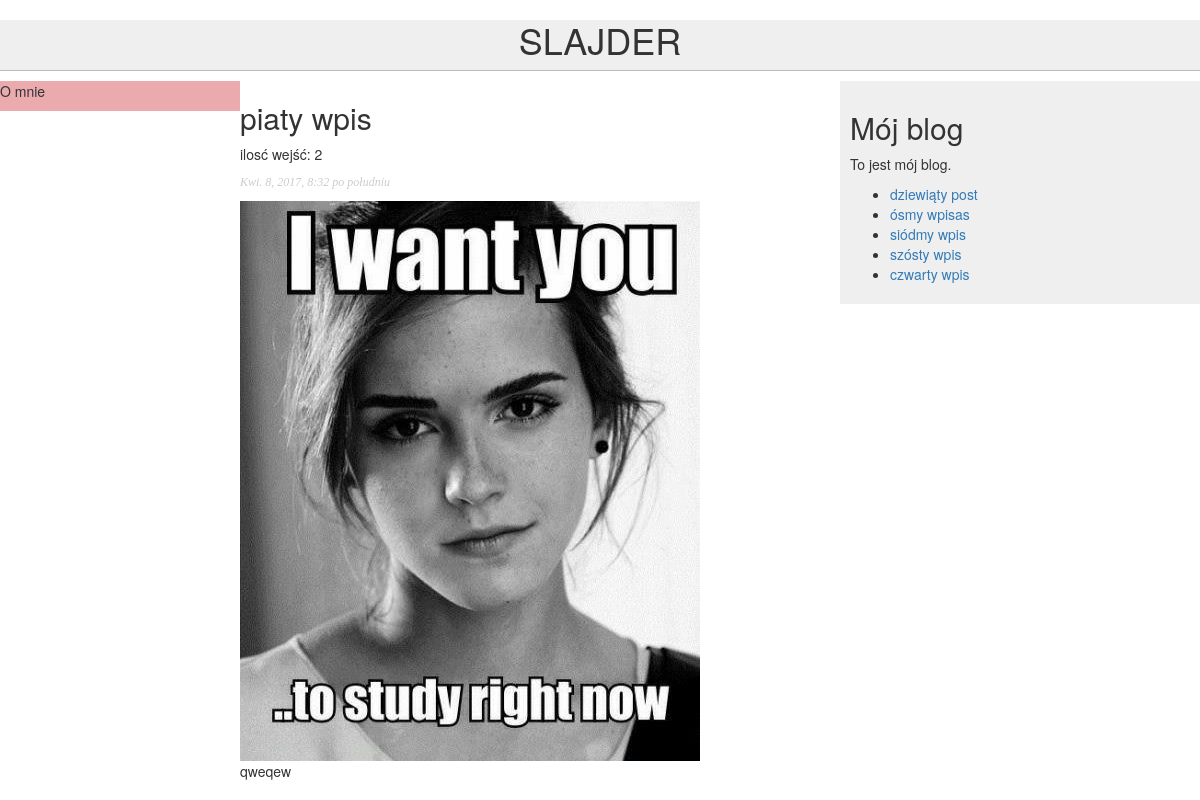
The page /piaty-wpis/ on the database its author committed.
### blog/models.py (models this page shows, shortened)
class Post(models.Model):
    title=models.CharField(max_length=250)
    slug=models.SlugField(max_length=250,unique_for_date='publish')
    text=models.TextField()
    image=models.ImageField(upload_to='posts/%Y/%m/%d', blank=True)
    publish=models.DateTimeField(default=timezone.now)
    created=models.DateTimeField(auto_now=True)
    updated=models.DateTimeField(auto_now=True)
    visitors_counter=models.PositiveIntegerField(default=0,editable=False)
    class Meta:
        ordering=('-publish',)
    def get_absolute_url(self):
        return reverse('blog:post_detail',args=[self.slug])

### blog/views.py (the view)
# urls.py: url(r'^(?P<post>[-\w]+)/$',views.post_detail,name='post_detail')
def post_detail(request,post):
    visited=Visited(request)
    post_list=Post.objects.all().order_by('-publish')[:5]
    post=get_object_or_404(Post, slug=post )
    visited.add(post)
    return render(request,'blog/post_detail.html', {'post_list':post_list,'post':post})

### blog/visited.py (called while the page is built)
    def add(self,post):
        post_title=str(post.title)
        if post_title not in self.visited['slugs']:
            post.visitors_counter += 1
            post.save()
            self.visited['slugs'].append(str(post_title))
            self.session[settings.SESSION_ID]=self.visited

### blog/templates/blog/post_detail.html
{% extends "base.html"%}
{% load static%}
{% block content %}
    <h2>{{post.title}}</h2>
    <p>ilosć wejść: {{post.visitors_counter}}</p>
    <p class="date">{{post.publish}}</p>
    <img src="{{post.image.url}}" class="img-responsive">
    {{post.text|linebreaks}}
{%endblock%}
{%block side%}
    <ul>
        {%for post in post_list%}
        <li>
         <a href="{{post.get_absolute_url}}">{{post.title}}</a>
        </li>
        {%endfor%}
    </ul>
{%endblock%}

### blog/static/css/blog.css (style rules this page uses)
body { margin:0; padding:0; }
a { color:#00abff; text-decoration:none; }
h2 { font-weight:normal; margin:30px 0 0; }
p.date { color:#ccc; font-family: georgia, serif; font-size: 12px; font-style: italic; }

### rows shown on the page
Post: title "piaty wpis", visitors_counter "2", publish "Kwi. 8, 2017, 8:32 po południu", image (picture), text "qweqew"
Post: title "dziewiąty post"
Post: title "ósmy wpisas"
Post: title "siódmy wpis"
Post: title "szósty wpis"
Post: title "czwarty wpis"
